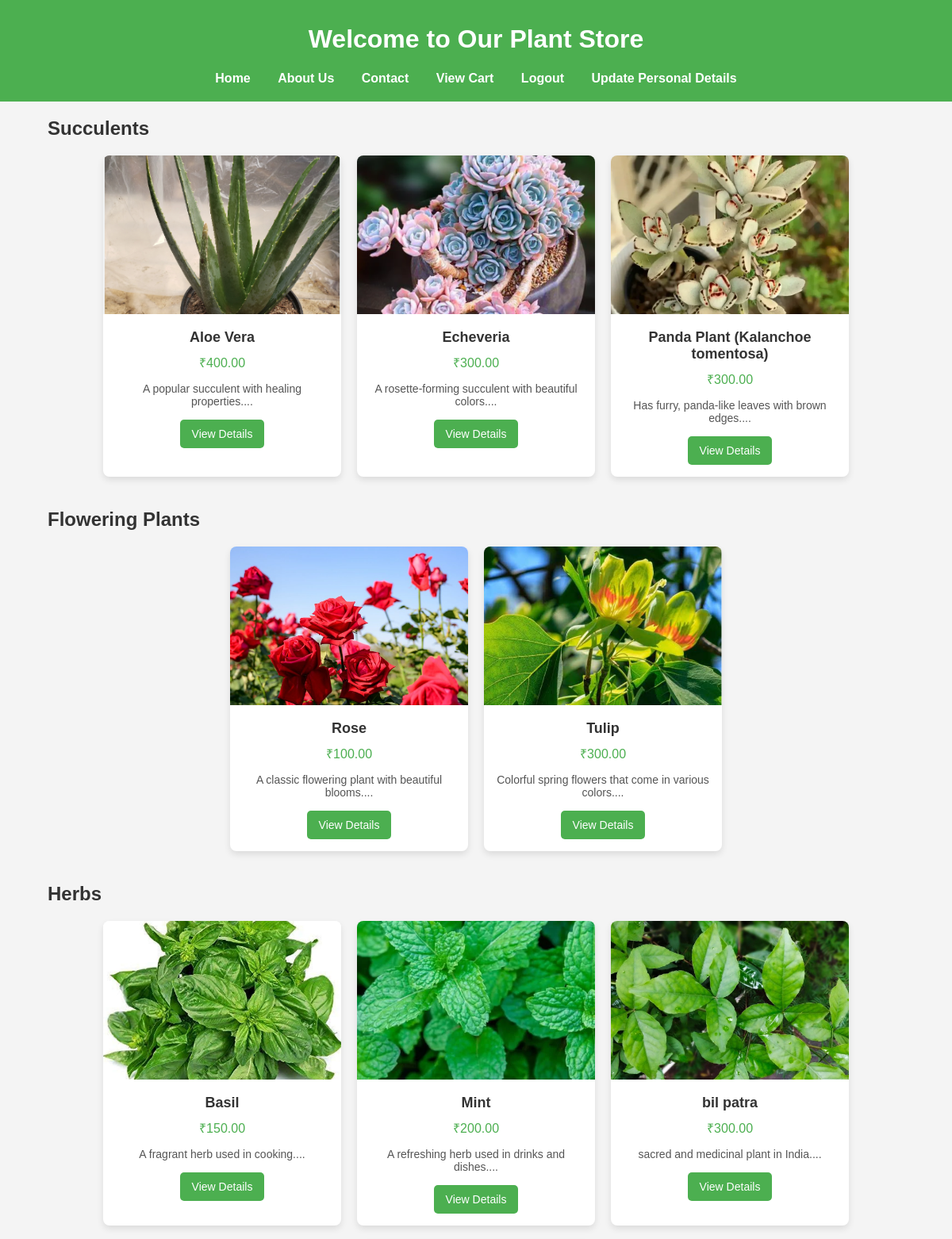
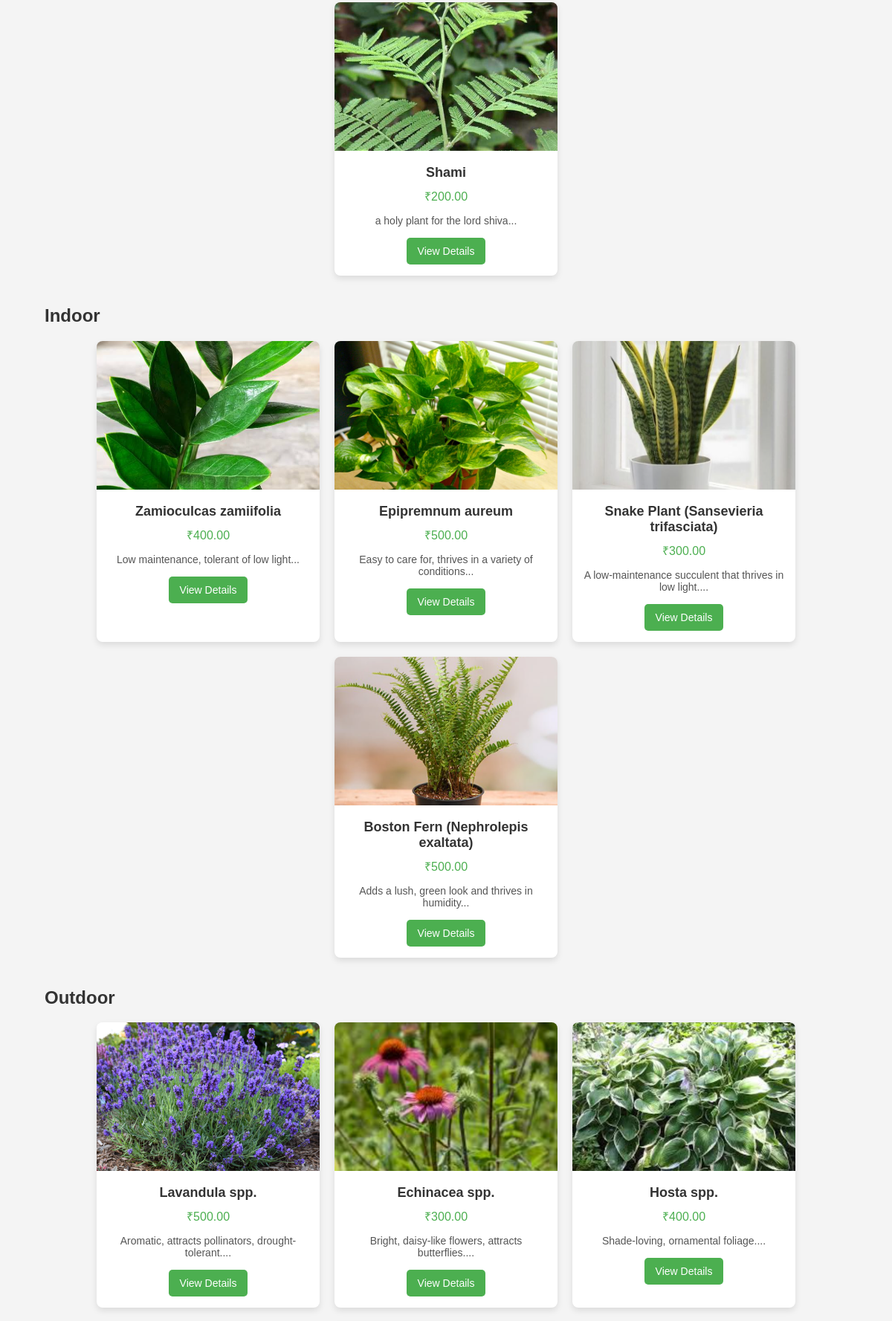
Page /plant_list/ (upper part) on the committed database (2 pictures, top to bottom).
### store/models.py (models this page shows, shortened)
class Category(models.Model):
    name = models.CharField(max_length=100)
    description = models.TextField()

class Plant(models.Model):
    supplier = models.ForeignKey(Supplier, on_delete=models.CASCADE, related_name='plants')
    name = models.CharField(max_length=255)
    description = models.TextField()
    price = models.DecimalField(max_digits=10, decimal_places=2)
    image = models.ImageField(upload_to='plants/', blank=True, null=True)
    stock = models.PositiveIntegerField(default=0)
    category = models.ForeignKey(Category, on_delete=models.SET_NULL, null=True, blank=True)

### store/views.py (the view)
# urls.py: path('plant_list/', views.plant_list, name='plant_list'),
def plant_list(request):
    categories = Category.objects.all()
    plants = Plant.objects.all()
    return render(request, 'store/plant_list.html', {'categories': categories, 'plants': plants})

### store/templates/store/plant_list.html (shortened to what this page needs)
{% load static %}
<!DOCTYPE html>
<html lang="en">
<head>
    <link rel="stylesheet" href="{% static 'store/css/styles.css' %}">
</head>
<body>
    <header>
        <h1>Welcome to Our Plant Store</h1>
        <nav>
            <a href="{% url 'plant_list' %}">Home</a>
            <a href="#about">About Us</a>
            <a href="#contact">Contact</a>
            <a href="{% url 'cart' %}">View Cart</a>
            <a href="{% url 'index' %}">Logout</a>
            <a href="{% url 'update_customer_details' %}">Update Personal Details</a>
        </nav>
    </header>
    <div class="container">
        {% for category in categories %}
            <section class="category-section">
                <h2>{{ category.name }}</h2>
                <div class="plant-grid">
                    {% for plant in category.plant_set.all %}
                        <div class="plant-card">
                            {% if plant.image %}
                                <img src="{{ plant.image.url }}" alt="{{ plant.name }}" class="plant-image">
                            {% else %}
                                <img src="{% static 'store/images/default.png' %}" alt="Default image" class="plant-image">
                            {% endif %}
                            <div class="plant-info">
                                <h3 class="plant-name">{{ plant.name }}</h3>
                                <p class="price">₹{{ plant.price }}</p>
                                <p class="description">{{ plant.description|slice:":100" }}...</p>
                                <a href="{% url 'plant_detail' plant.id %}" class="view-details">View Details</a>
                            </div>
                        </div>
                    {% empty %}
                        <p>No plants available in this category.</p>
                    {% endfor %}
                </div>
            </section>
        {% endfor %}
    </div>
</body>
</html>

### store/static/store/css/styles.css (style rules this page uses)
body { font-family: Arial, sans-serif; margin: 0; padding: 0; color: #333; background-color: #f4f4f4; }
header { background-color: #4CAF50; color: white; padding: 10px 0; text-align: center; }
nav { margin: 10px 0; }
nav a { color: white; text-decoration: none; margin: 0 15px; font-weight: bold; }
.container { width: 90%; max-width: 1200px; margin: 20px auto; }
.category-section { margin-bottom: 40px; }
.plant-grid { display: flex; flex-wrap: wrap; gap: 20px; justify-content: center; }
.plant-card { background-color: #fff; border-radius: 8px; box-shadow: 0 4px 8px rgba(0,0,0,0.1); overflow: hidden; width: 300px; text-align: center; transition: transform 0.2s; }
.plant-image { width: 100%; height: 200px; object-fit: cover; }
.plant-info { padding: 15px; }
.plant-name { font-size: 18px; font-weight: bold; margin: 0; }
.price { color: #4CAF50; font-size: 16px; margin: 10px 0; }
.description { font-size: 14px; color: #555; margin-bottom: 15px; }
.view-details { display: inline-block; padding: 10px 15px; background-color: #4CAF50; color: white; text-decoration: none; border-radius: 5px; font-size: 14px; }

### store/templates/store/plant_list.html (style rules this page uses)
html { scroll-behavior: smooth; }

### rows in the picture
Category: name "Succulents"
Plant: image (picture), name "Aloe Vera", price "400.00", description "A popular succulent with healing properties."
Plant: image (picture), name "Echeveria", price "300.00", description "A rosette-forming succulent with beautiful colors."
Plant: image (picture), name "Panda Plant (Kalanchoe tomentosa)", price "300.00", description "Has furry, panda-like leaves with brown edges."
Category: name "Flowering Plants"
Plant: image (picture), name "Rose", price "100.00", description "A classic flowering plant with beautiful blooms."
Plant: image (picture), name "Tulip", price "300.00", description "Colorful spring flowers that come in various colors."
Category: name "Herbs"
Plant: image (picture), name "Basil", price "150.00", description "A fragrant herb used in cooking."
Plant: image (picture), name "Mint", price "200.00", description "A refreshing herb used in drinks and dishes."
Plant: image (picture), name "bil patra", price "300.00", description "sacred and medicinal plant in India."
Plant: image (picture), name "Shami", price "200.00", description "a holy plant for the lord shiva"
Category: name "Indoor"
Plant: image (picture), name "Zamioculcas zamiifolia", price "400.00", description "Low maintenance, tolerant of low light"
Plant: image (picture), name "Epipremnum aureum", price "500.00", description "Easy to care for, thrives in a variety of conditions"
Plant: image (picture), name "Snake Plant (Sansevieria trifasciata)", price "300.00", description "A low-maintenance succulent that thrives in low light."
Plant: image (picture), name "Boston Fern (Nephrolepis exaltata)", price "500.00", description "Adds a lush, green look and thrives in humidity"
Category: name "Outdoor"
Plant: image (picture), name "Lavandula spp.", price "500.00", description "Aromatic, attracts pollinators, drought-tolerant."
Plant: image (picture), name "Echinacea spp.", price "300.00", description "Bright, daisy-like flowers, attracts butterflies."
Plant: image (picture), name "Hosta spp.", price "400.00", description "Shade-loving, ornamental foliage."
